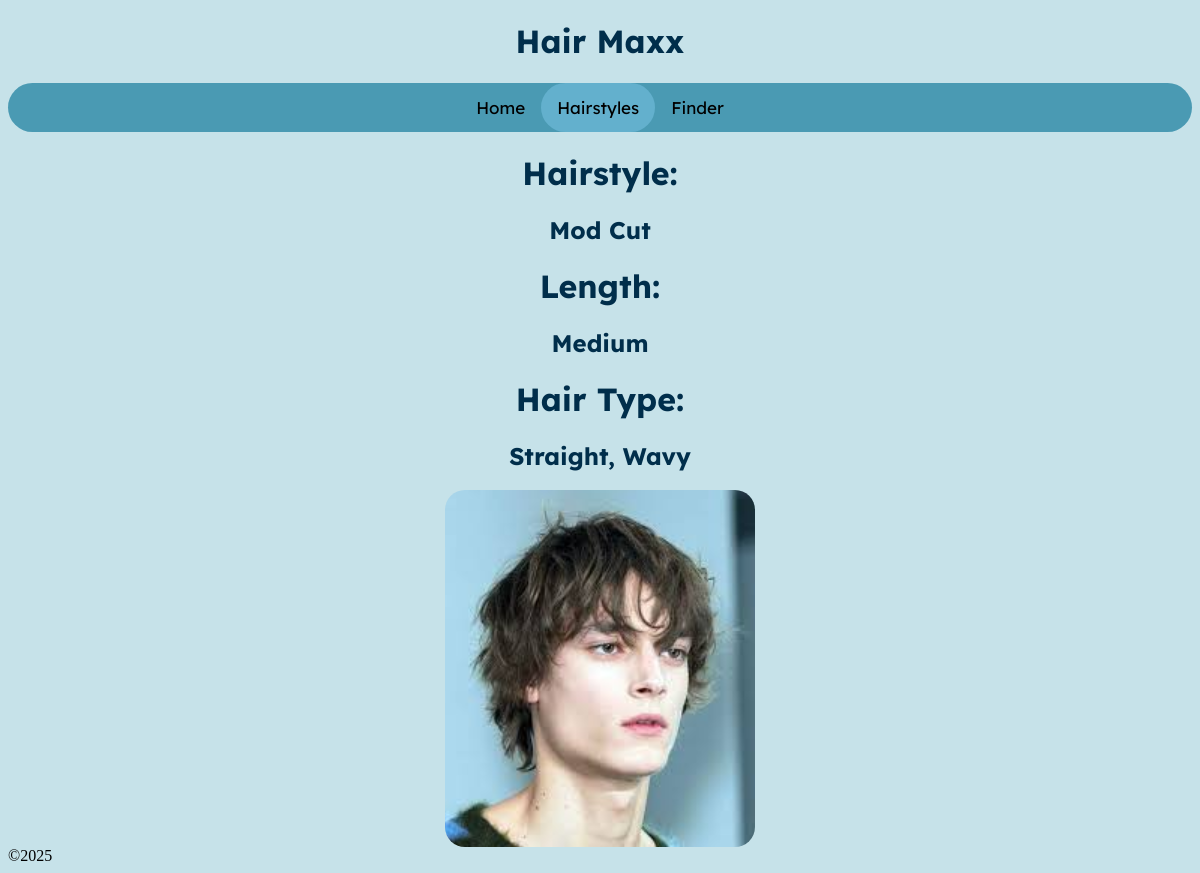
The page /hairstyle/3 on the database its author committed.
### tables this page shows
CREATE TABLE Hairstyles (hairstyle_id INTEGER PRIMARY KEY AUTOINCREMENT, hairstyle_name TEXT NOT NULL, hair_type TEXT, hairstyle_length TEXT, image_id INTEGER REFERENCES Images (image_id), faceshape_id INTEGER REFERENCES Faceshapes (faceshape_id));

CREATE TABLE Images (image_id INTEGER PRIMARY KEY AUTOINCREMENT, image_url TEXT);

### routes.py (the view)
@app.route("/hairstyle/<int:id>")
def hairstyle(id):
    conn = sqlite3.connect('Hairstyles.db')
    cur = conn.cursor()
    cur.execute("""
        SELECT h.hairstyle_id, h.hairstyle_name, h.hairstyle_length, h.hair_type, i.image_url
        FROM Hairstyles h
        LEFT JOIN Images i ON i.image_id = h.image_id
        WHERE h.hairstyle_id = ?
    """, (id,))
    hairstyle = cur.fetchone()
    print(hairstyle)
    conn.close()
    title = 'Hairstyle - ' + str(hairstyle[1])
    return render_template('hairstyles.html', title=title, hairstyle=hairstyle)

### templates/hairstyles.html
{% extends 'layout.html' %}
{% block content %}
<div class="topnav">
    <a href="/">Home</a>
    <a class="active" href="/all_hairstyles">Hairstyles</a>
    <a href="/faceshapes">Finder</a>
</div>
<h1>Hairstyle:</h1>
<h2>{{ hairstyle[1] }}</h2>
<h1>Length:</h1>
<h2>{{ hairstyle[2] }}</h2>
<h1>Hair Type:</h1>
<h2>{{ hairstyle[3] }}</h2>
{% if hairstyle[4] %}
  <img src="{{ url_for('static', filename='images/' + hairstyle[4]) }}">
{% else %}
  <p>No image found</p>
{% endif %}
{% endblock %}

### static/css/style.css (style rules this page uses)
body { background-color: #C6E2E9; }
h1 { color: #002e4b; font-family: "Lexend Deca" , sans-serif; text-align: center; }
h2 { color: #002e4b; font-family: "Lexend Deca" , sans-serif; text-align: center; }
a { color: #002e4b; font-family: "Lexend Deca" , sans-serif; text-align: center; }
.topnav { background-color: #4a9ab3; display: flex; justify-content: center; align-items: center; padding: 0; gap: 0; border-radius: 30px; }
.topnav a { display: inline-block; margin: 0; padding: 14px 16px; font-size: 17px; text-decoration: none; color: #000000; background-color: transparent; border-radius: 30px; }
.topnav a.active { background-color: #63b0cd; color: rgb(0, 0, 0); border-radius: 30px; }
img { display: block; margin-left: auto; margin-right: auto; max-width: 80%; height: auto; border-radius: 20px; }

### rows shown on the page
Hairstyles: hairstyle_name "Mod Cut", hairstyle_length "Medium", hair_type "Straight, Wavy"
Images: image_url (picture)
